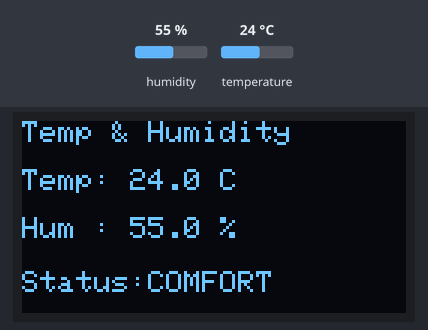
The sketch below on a simulated ESP32. Parts: 128×64 one-colour display. Inputs (shaded band) come from the test bench; at power-on: humidity 55 %, temperature 24 °C. What the sketch prints to the serial monitor is not drawn.

Above: at 1.2 s.
1.3 s: humidity set to 22 %
At 3.0 s:
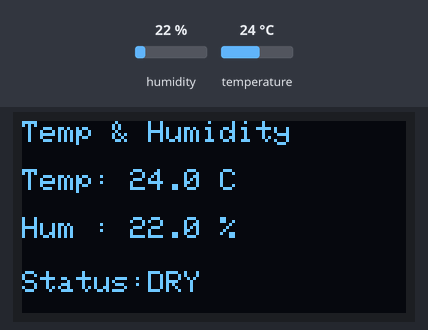
4.0 s: temperature set to 12 °C
At 5.2 s:
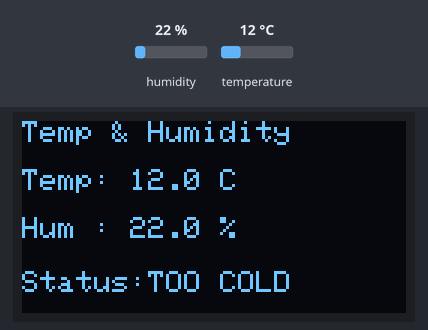
6.7 s: temperature set to 33 °C
At 9.4 s:
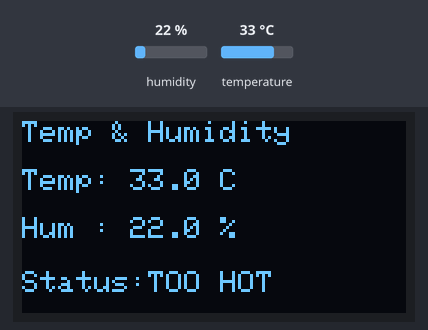
9.8 s: humidity set to 40 %
At 11.6 s:
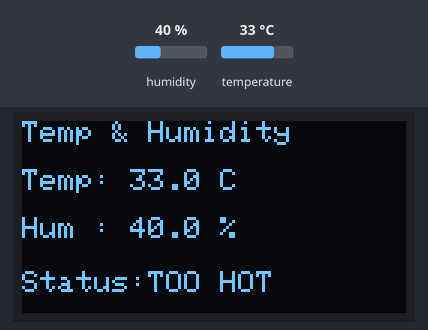
12.5 s: temperature set to 19 °C
At 15.6 s:
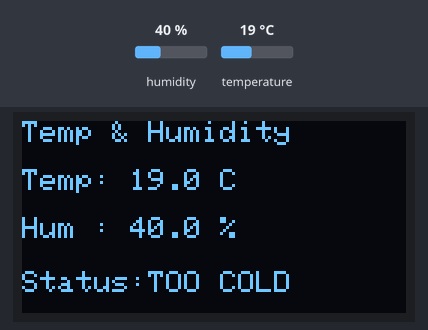
15.9 s: humidity set to 68 %
At 16.8 s:
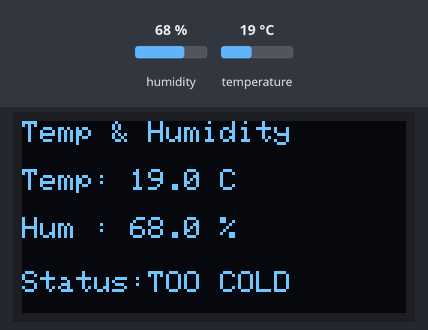
Timing chart, 0 to 18.9 s (numbered marks = the images above; inputs shaded):
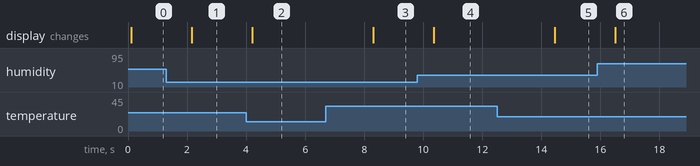

Measured:
- after the input at 1.3 s, the display: changes after 0.85 s (image 1)
- after the input at 4.0 s, the display: changes after 0.20 s (image 2)
- after the input at 6.7 s, the display: changes after 1.6 s (image 3)
- after the input at 9.8 s, the display: changes after 0.55 s (image 4)
- after the input at 12.5 s, the display: changes after 1.9 s (image 5)
- after the input at 15.9 s, the display: changes after 0.60 s (image 6)

The sketch:

Project6a.ino
```cpp
#include <Wire.h>
#include <Adafruit_GFX.h>
#include <Adafruit_SSD1306.h>
#include <DHT.h>

// OLED Settings
#define SCREEN_WIDTH 128
#define SCREEN_HEIGHT 64
Adafruit_SSD1306 display(SCREEN_WIDTH, SCREEN_HEIGHT, &Wire, -1);

//#define ESP32
#ifdef ESP32
#define DHTPIN 4
#else
#define DHTPIN D4
#endif

#define DHTTYPE DHT11  //DHT22


DHT dht(DHTPIN, DHTTYPE);

void setup() {
  Serial.begin(115200);

  // Initialize DHT22
  dht.begin();

  // Initialize OLED
  if (!display.begin(SSD1306_SWITCHCAPVCC, 0x3C)) {
    Serial.println("OLED initialization failed!");
    while (1)
      ;
  }

  display.clearDisplay();
  display.setTextColor(WHITE);
  display.display();
}

void loop() {

  float humidity = dht.readHumidity();
  float temperature = dht.readTemperature();

  // Check sensor reading
  if (isnan(humidity) || isnan(temperature)) {
    display.clearDisplay();
    display.setTextSize(1);
    display.setCursor(0, 25);
    display.println("Sensor Error!");
    display.display();

    Serial.println("DHT22 Read Failed!");
    delay(2000);
    return;
  }

  // Comfort Status
  String comfort;

  if (temperature > 28) {
    comfort = "TOO HOT";
  } else if (temperature < 20) {
    comfort = "TOO COLD";
  } else if (humidity > 70) {
    comfort = "HUMID";
  } else if (humidity < 40) {
    comfort = "DRY";
  } else {
    comfort = "COMFORT";
  }

  // Serial Monitor
  Serial.print("Temperature: ");
  Serial.print(temperature);
  Serial.print(" C   ");

  Serial.print("Humidity: ");
  Serial.print(humidity);
  Serial.print(" %   ");

  Serial.print("Status: ");
  Serial.println(comfort);

  // OLED Display
  display.clearDisplay();

  display.setTextSize(1);
  display.setCursor(0, 0);
  display.println("Temp & Humidity");

  display.setCursor(0, 16);
  display.print("Temp: ");
  display.print(temperature, 1);
  display.println(" C");

  display.setCursor(0, 32);
  display.print("Hum : ");
  display.print(humidity, 1);
  display.println(" %");

  display.setCursor(0, 50);
  display.print("Status:");
  display.print(comfort);

  display.display();

  delay(2000);
}
```
